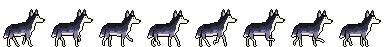
#> input picture assets/dog_4_walk_sheet.png, 384 x 47 px
$ python cut_animation.py
#> lines starting #> are read from the running program, lines starting #| are printed output that depends on the picture
from PIL import Image
import os # 导入 os 模块来处理文件路径

# 分割图片
def cut_image(image, count):
    width, height = image.size
    item_width = width // count
    item_height = height
    box_list = []
    # (left, upper, right, lower)
    for i in range(count):
        box = (i * item_width, 0, (i + 1) * item_width, item_height)
        box_list.append(box)
    image_list = [image.crop(box) for box in box_list]
    return image_list


# 保存分割后的图片
def save_images(image_list, dir_name, file_name_prefix):
    # 确保输出目录存在
    if not os.path.exists(dir_name):
        os.makedirs(dir_name)
    index = 1
    for image in image_list:
        # PNG 格式保存可以保留透明背景
        image.save(os.path.join(dir_name, f'{file_name_prefix}_{index}.png'), 'PNG')
        index += 1


if __name__ == '__main__':
    # >>> 重点修改这里 <<<
    original_image_path = os.path.join('assets', 'dog_4_walk_sheet.png') # <--- 从 assets 文件夹读取原始图

    output_directory = r'.\out' # 输出文件夹，相对路径，在项目根目录
    output_file_prefix = r'dog_4_walk_sheet' # 输出图片的前缀，例如 dog_4_walk_sheet_1.png

    try:
        image = Image.open(original_image_path)
#> image is the input picture: PIL image 384x47 RGBA; mean R, G, B, A 25.2, 24.2, 26.4, 75.2
        # 确认图片尺寸是否符合预期 (8帧, 每帧48宽, 47高 -> 总宽 384, 高 47)
        if image.size != (384, 47):
            print(f"警告：原始图片 {original_image_path} 的尺寸不是预期的 384x47，而是 {image.size}。请检查！")

        image_list = cut_image(image, 8) # 分割成 8 帧
#> in cut_image, `image_list = [image.crop(box) for box in box_list]`: image_list = 8 items
#> image_list = 8 items
        save_images(image_list, output_directory, output_file_prefix) # 保存分割后的图片
#> the loop in save_images, `for image in image_list:` made 8 passes
#> pass 1, in save_images, `image.save(os.path.join(dir_name, f'{file_name_prefix}_{index}.png'), ..`:
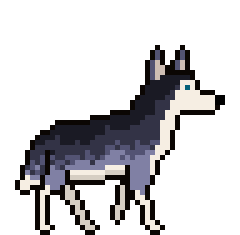
#> saved as dog_4_walk_sheet_1.png: PIL image 48x47 RGBA (shown 5 times larger); mean R, G, B, A 25.6, 24.7, 26.9, 76; transparent parts drawn white
#> pass 2, in save_images, `image.save(os.path.join(dir_name, f'{file_name_prefix}_{index}.png'), ..`:
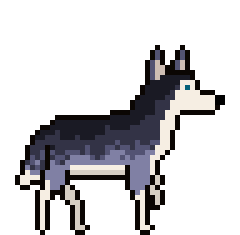
#> saved as dog_4_walk_sheet_2.png: PIL image 48x47 RGBA (shown 5 times larger); mean R, G, B, A 25.3, 24.4, 26.7, 75.1; transparent parts drawn white
#> after the loop in save_images, `for image in image_list:`: index = 9
        print(f"图片已成功分割为 8 帧，并保存在 '{output_directory}' 文件夹下，文件名为 '{output_file_prefix}_1.png' 等。")
    except FileNotFoundError:
        print(f"错误：未找到原始图片 '{original_image_path}'。请确保图片文件存在且路径正确。")
    except Exception as e:
        print(f"分割图片时发生错误：{e}")
